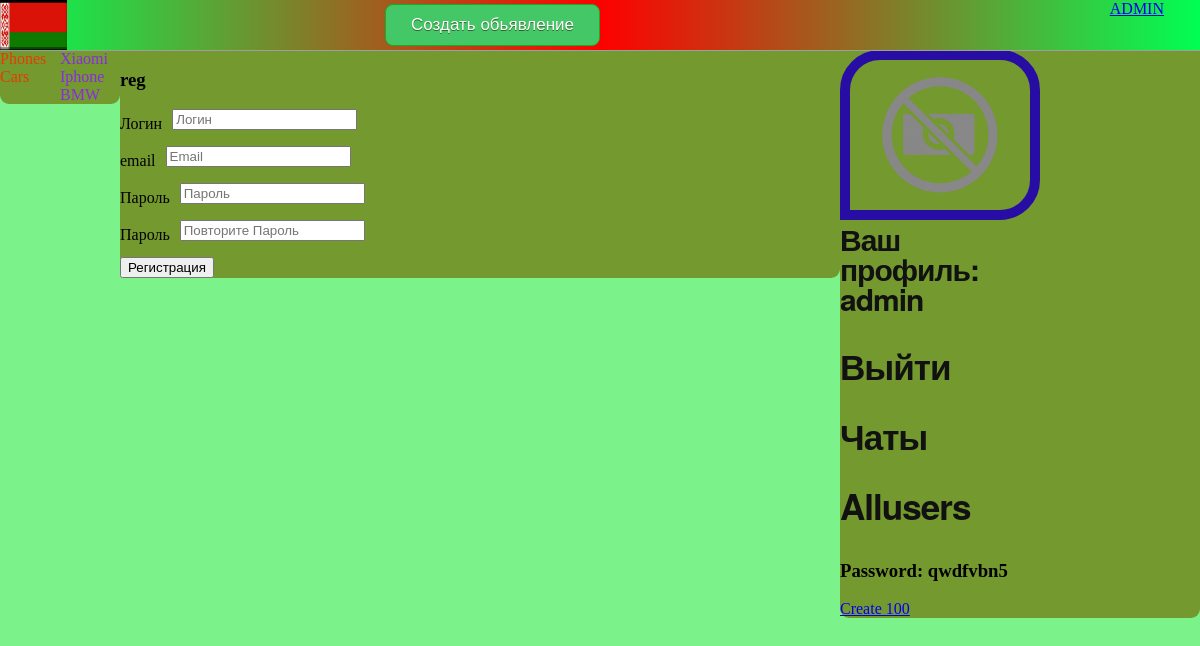
The page /register/ (signed in) on the database its author committed.
### svoy01/models.py (models this page shows)
class Category(MPTTModel):
    name = models.CharField(max_length=50, unique=True)
    parent = TreeForeignKey('self', on_delete=models.CASCADE, blank=True, null=True, related_name='children')
    class MPTTMeta:
        order_insertion_by = ['name']
    class Meta:
        verbose_name = 'Категория'
        verbose_name_plural = 'Категория'
        ordering = ['id']
    def __str__(self):
        return f'{self.name}'
    def get_absolute_url(self):
        return reverse('category', kwargs={'Category_id': self.id})

### svoy01/views.py (the view, shortened to what this page needs)
# urls.py: path('register/', views.RegisterUser.as_view(), name='register'),
class RegisterUser(CreateView):
    form_class = RegisterUserForm
    template_name = 'svoy01/register.html'
    success_url = reverse_lazy('login')
    def get_context_data(self, *, object_list=None, **kwargs):
        context = super().get_context_data(**kwargs)
        context['Category'] = Category.objects.all()
        return context

### svoy01/forms.py
class RegisterUserForm(UserCreationForm):
    class Meta:
        model = User
        fields = ['email', 'username', 'password1', 'password2',]
    field_order = ['username', 'email', 'password1', 'password2']
    username = forms.CharField(label='Логин', widget=forms.TextInput(attrs={'class': 'test-input',
                                                                            'placeholder': 'Логин'}))
    email = forms.EmailField(label="email", widget=forms.EmailInput(attrs={'class': 'email-input',
                                                                           'placeholder': 'Email'}))
    password1 = forms.CharField(label='Пароль', widget=forms.PasswordInput(attrs={'class': 'form-input',
                                                                                 'placeholder': 'Пароль'}))
    password2 = forms.CharField(label='Пароль', widget=forms.PasswordInput(attrs={'class': 'form-input',
                                                                                 'placeholder': 'Повторите Пароль'}))

### svoy01/templates/svoy01/register.html (shortened to what this page needs)
{% extends 'svoy01/layout.html' %}
{% block content %}
<h1>reg</h1>
<form method="post">
{% for f in form %}
    <p><label class="create" for="{{ f.id_for_label }}">{{ f.label }}</label>{{ f }}</p>
{% endfor %}
    <button type="submit">Регистрация</button>
</form>
{% endblock %}

### svoy01/templates/svoy01/layout.html (shortened to what this page needs)
{% load mptt_tags %}
{% load static %}
<!DOCTYPE html>
<html lang="en">
<head>
    <link rel="stylesheet" href="{% static 'svoy01/css/styles.css' %}">
    <link rel="stylesheet" href="https://cdnjs.cloudflare.com/ajax/libs/font-awesome/4.7.0/css/font-awesome.min.css">
</head>
<body class="body">
<nav class="header">
    <a style="position: absolute; right: 3%;" href="{% url 'admin' %}">ADMIN</a>
    {% if user.is_authenticated %}
        <a class="admin" href="{% url 'create' %}">Создать обьявление</a>
    {% endif %}
    <a href="{% url 'home' %}"><img style=" width: auto; height: 50px;" src="{% static 'svoy01/images/belarus.jpg' %}"></a>
</nav>
<section>
    <section class="sec1">
        <div id="app">
            <section style="width:50%; margin: 0px; float:left;">
            {% for c in Category %}
                {% if c.level == 0 %}
                        <div class="cat" v-on:click="counter = {{ c.id }}">{{ c }}</div>
                {% endif %}
            {% endfor %}
            </section>
            <section style="width:50%; margin: 0px; float:right;">
            {% for c in Category %}
                {% if c.level == 1 %}
                    <a class="subcat" v-if="counter == {{ c.parent_id }}"  href="{{ c.get_absolute_url }}">{{ c.name }}</a>
                {% endif %}
            {% endfor %}
            </section>
            </div>
    </section>
        <section class="sec2">
            {% block content %}{% endblock %}
        </section>
    <section class="sec3">
        {% if request.user.is_authenticated %}
            {% if user.profile.photo %}
        <img class="user_img" src="{{ user.profile.photo.url }}"/>
            {% else %}
        <img class="user_img" src="{% static 'svoy01/images/placeholder-1000x1000.png' %}"/>
            {% endif %}
        <a class="text" href="{% url 'area' %}">Ваш профиль: {{ user.username }}</a><a class="text" href="{% url 'logout' %}"><h3>Выйти</h3></a>
        <a class="text" href="{% url 'chats' %}"><h3>Чаты</h3></a>
        <a class="text" href="{% url 'all_users' %}"><h3>Allusers</h3></a>
        {% else %}
        <a class="text" href="{% url 'register' %}"><h3>Регистрация</h3></a><a class="text" href="{% url 'login' %}"><h3>Войти</h3></a>
        {% endif %}
        <h3>Password: qwdfvbn5</h3>
        <a href="{% url 'create_100' %}">Create 100</a>
    </section>
</section>
</body>
</html>

### svoy01/static/svoy01/css/styles.css (style rules this page uses)
.cat { position: relative; color: #e63c00; cursor: pointer; display:block; }
.subcat { position: relative; color: #8A2BE2; cursor: pointer; text-decoration: none; width:20px; display:block; }
.body { background-color: #7cf28b; opacity: 100%; padding:0px; margin: 50px 0px 0px 0px ; }
.header { position: fixed; top:0; width:100%; height:50px; background-color:gray; background: rgb(0,255,83); background: linear-gradient(90deg, rgba(0,255,83,1) 0%, rgba(255,0,0,1) 50%, rgba(0,255,83,1) 100%); border-bottom: 1px solid #9e9e9e; z-index: 2; }
.sec1 { width:10%; float:left; background-color: #74992e; border-radius: 0px 0px 9px 9px; }
.sec2 { width:60%; float:left; background-color:#74992e; border-radius: 0px 0px 9px 9px; }
.sec3 { width:30%; float:right; background-color:#74992e; border-radius: 0px 0px 9px 9px; }
.create { width: auto; text-align: left; float: left; margin-right: 10px; line-height: 30px; }
.user_img { border: 10px solid #280DA4; border-radius: 40px 40px 40px 0px; object-fit: cover; width: 180px; height: 150px; }
.admin { background-color:#44c767; border-radius: 8px; border:1px solid #18ab29; display:inline-block; cursor:pointer; color:#ffffff; font-family:Arial; font-size:17px; padding: 10px 25px; text-decoration:none; text-shadow:0px 1px 0px #2f6627; font-family:Verdana, sans-serif; position: absolute; top: 4px; right: 50%; }
.text { color: #111; font-family: 'Helvetica Neue', sans-serif; font-size: 30px; font-weight: bold; letter-spacing: -1px; line-height: 1; text-align: left; text-decoration: none; transition: 0s; width: 50%; display: block; }

### rows shown on the page
Category: name "Phones"
Category: name "Cars"
Category: name "Xiaomi"
Category: name "Iphone"
Category: name "BMW"

### other values the page prints
{{ f.label }} "Логин" "email" "Пароль" "Пароль"
{{ user.username }} "admin"
